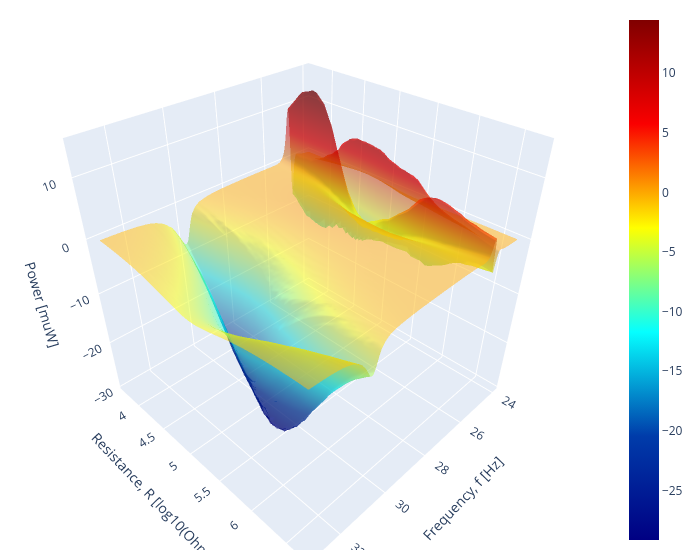

The cell this chart's notebook holds for it:
### Code cell
fig = go.Figure(data=[
    go.Surface(x=f_grid, y=jnp.log10(R_grid), z=(power1_th - power1_exp)*1.e6, opacity=0.5, colorscale="jet"),

])

def update(fig):
    fig.update_layout(scene = dict(
                      xaxis=dict(
                          title=dict(
                              text='Frequency, f [Hz]'
                          )
                      ),
                      yaxis=dict(
                          title=dict(
                              text='Resistance, R [log10(Ohm)]'
                          )
                      ),
                      zaxis=dict(
                          title=dict(
                              text='Power [muW]'
                          )
                      ),
                    ),
                    width=700,
                    margin=dict(r=20, b=10, l=10, t=10))
update(fig)
fig.show()

### Figure 1 — Plotly figure (JSON) as saved in the notebook; plotly's stock layout.template omitted (floating-point values rounded to 4 significant figures; data arrays with more than 128 entries replaced by an {"elided": "..."} marker saying what was removed)
{"data": [{"colorscale": [[0, "rgb(0,0,131)"], [0.2, "rgb(0,60,170)"], [0.4, "rgb(5,255,255)"], [0.6, "rgb(255,255,0)"], [0.8, "rgb(250,0,0)"], [1, "rgb(128,0,0)"]], "opacity": 0.5, "type": "surface", "x": {"elided": "50x250 float values"}, "y": {"elided": "50x250 float values"}, "z": {"elided": "50x250 float values"}}], "layout": {"margin": {"b": 10, "l": 10, "r": 20, "t": 10}, "scene": {"xaxis": {"title": {"text": "Frequency, f [Hz]"}}, "yaxis": {"title": {"text": "Resistance, R [log10(Ohm)]"}}, "zaxis": {"title": {"text": "Power [muW]"}}}, "width": 700}}
